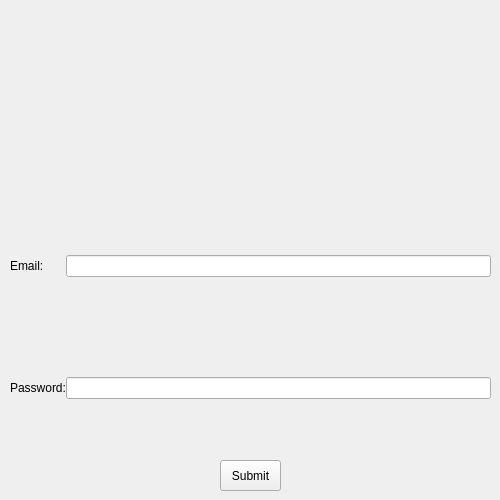
<?xml version="1.0" encoding="UTF-8"?>
<ui version="4.0">
 <class>Form</class>
 <widget class="QWidget" name="Form">
  <property name="geometry">
   <rect>
    <x>0</x>
    <y>0</y>
    <width>500</width>
    <height>500</height>
   </rect>
  </property>
  <property name="sizePolicy">
   <sizepolicy hsizetype="Fixed" vsizetype="Fixed">
    <horstretch>0</horstretch>
    <verstretch>0</verstretch>
   </sizepolicy>
  </property>
  <property name="minimumSize">
   <size>
    <width>500</width>
    <height>500</height>
   </size>
  </property>
  <property name="maximumSize">
   <size>
    <width>500</width>
    <height>500</height>
   </size>
  </property>
  <property name="windowTitle">
   <string>Form</string>
  </property>
  <property name="styleSheet">
   <string notr="true"/>
  </property>
  <widget class="QWidget" name="formLayoutWidget">
   <property name="geometry">
    <rect>
     <x>190</x>
     <y>80</y>
     <width>142</width>
     <height>121</height>
    </rect>
   </property>
   <layout class="QFormLayout" name="formLayout">
    <item row="0" column="0">
     <widget class="QLabel" name="label">
      <property name="text">
       <string/>
      </property>
      <property name="pixmap">
       <pixmap>PIX/payp.png</pixmap>
      </property>
     </widget>
    </item>
   </layout>
  </widget>
  <widget class="QWidget" name="formLayoutWidget_2">
   <property name="geometry">
    <rect>
     <x>10</x>
     <y>180</y>
     <width>481</width>
     <height>271</height>
    </rect>
   </property>
   <layout class="QFormLayout" name="formLayout_2">
    <property name="horizontalSpacing">
     <number>0</number>
    </property>
    <property name="verticalSpacing">
     <number>100</number>
    </property>
    <property name="topMargin">
     <number>75</number>
    </property>
    <item row="0" column="0">
     <widget class="QLabel" name="label_2">
      <property name="text">
       <string>Email:</string>
      </property>
     </widget>
    </item>
    <item row="0" column="1">
     <widget class="QLineEdit" name="User_Paypal_Email"/>
    </item>
    <item row="1" column="0">
     <widget class="QLabel" name="label_4">
      <property name="text">
       <string>Password:</string>
      </property>
     </widget>
    </item>
    <item row="1" column="1">
     <widget class="QLineEdit" name="User_Paypal_Password"/>
    </item>
   </layout>
  </widget>
  <widget class="QWidget" name="verticalLayoutWidget">
   <property name="geometry">
    <rect>
     <x>220</x>
     <y>460</y>
     <width>61</width>
     <height>31</height>
    </rect>
   </property>
   <layout class="QVBoxLayout" name="verticalLayout">
    <item>
     <widget class="QPushButton" name="Submit_Details2">
      <property name="sizePolicy">
       <sizepolicy hsizetype="Minimum" vsizetype="Preferred">
        <horstretch>0</horstretch>
        <verstretch>0</verstretch>
       </sizepolicy>
      </property>
      <property name="text">
       <string>Submit</string>
      </property>
      <property name="flat">
       <bool>false</bool>
      </property>
     </widget>
    </item>
   </layout>
  </widget>
 </widget>
 <resources/>
 <connections/>
</ui>
